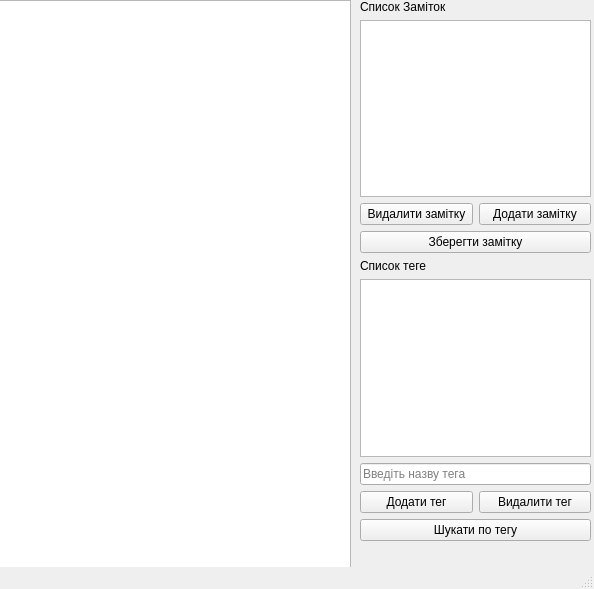
<?xml version="1.0" encoding="UTF-8"?>
<ui version="4.0">
 <class>MainWindow</class>
 <widget class="QMainWindow" name="MainWindow">
  <property name="geometry">
   <rect>
    <x>0</x>
    <y>0</y>
    <width>594</width>
    <height>589</height>
   </rect>
  </property>
  <property name="sizeIncrement">
   <size>
    <width>700</width>
    <height>400</height>
   </size>
  </property>
  <property name="windowTitle">
   <string>MainWindow</string>
  </property>
  <widget class="QWidget" name="centralwidget">
   <widget class="QTextEdit" name="textEdit">
    <property name="geometry">
     <rect>
      <x>-10</x>
      <y>0</y>
      <width>361</width>
      <height>571</height>
     </rect>
    </property>
   </widget>
   <widget class="QWidget" name="verticalLayoutWidget">
    <property name="geometry">
     <rect>
      <x>360</x>
      <y>0</y>
      <width>231</width>
      <height>541</height>
     </rect>
    </property>
    <layout class="QVBoxLayout" name="verticalLayout">
     <item>
      <widget class="QLabel" name="label_3">
       <property name="text">
        <string>Список Заміток</string>
       </property>
      </widget>
     </item>
     <item>
      <widget class="QListWidget" name="Notes_List"/>
     </item>
     <item>
      <layout class="QHBoxLayout" name="horizontalLayout">
       <item>
        <widget class="QPushButton" name="DeleteBtn">
         <property name="text">
          <string>Видалити замітку</string>
         </property>
        </widget>
       </item>
       <item>
        <widget class="QPushButton" name="UpBtn">
         <property name="text">
          <string>Додати замітку</string>
         </property>
        </widget>
       </item>
      </layout>
     </item>
     <item>
      <widget class="QPushButton" name="pushButton">
       <property name="text">
        <string>Зберегти замітку</string>
       </property>
      </widget>
     </item>
     <item>
      <widget class="QLabel" name="label">
       <property name="text">
        <string>Список теге</string>
       </property>
      </widget>
     </item>
     <item>
      <widget class="QListWidget" name="listWidget"/>
     </item>
     <item>
      <widget class="QLineEdit" name="lineEdit">
       <property name="text">
        <string/>
       </property>
       <property name="placeholderText">
        <string>Введіть назву тега</string>
       </property>
      </widget>
     </item>
     <item>
      <layout class="QHBoxLayout" name="horizontalLayout_3">
       <item>
        <widget class="QPushButton" name="AddTegBtn">
         <property name="text">
          <string>Додати тег</string>
         </property>
        </widget>
       </item>
       <item>
        <widget class="QPushButton" name="DelTegBtn">
         <property name="text">
          <string>Видалити тег</string>
         </property>
        </widget>
       </item>
      </layout>
     </item>
     <item>
      <widget class="QPushButton" name="pushButton_4">
       <property name="text">
        <string>Шукати по тегу</string>
       </property>
      </widget>
     </item>
    </layout>
   </widget>
  </widget>
  <widget class="QMenuBar" name="menubar">
   <property name="geometry">
    <rect>
     <x>0</x>
     <y>0</y>
     <width>594</width>
     <height>21</height>
    </rect>
   </property>
  </widget>
  <widget class="QStatusBar" name="statusbar"/>
 </widget>
 <resources/>
 <connections/>
</ui>
